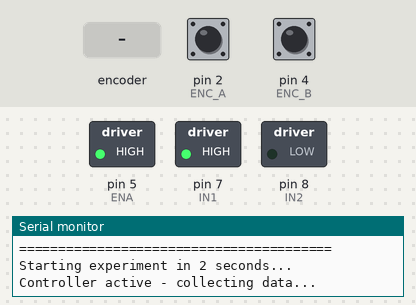
The sketch below on a simulated Arduino Uno, built with avr-gcc and run on an emulated ATmega328P. Shown: switched loads named in the sketch (green lamp = pin HIGH), the last lines printed to the serial monitor. The test bench sets the inputs (shaded band); at power-on: pin 2 (ENC_A) HIGH, pin 4 (ENC_B) HIGH.

Above: at 3.2 s.
3.3 s: rotary encoder on pin 2 (ENC_A) / pin 4 (ENC_B) turned 3 steps (first pin leading)
At 4.5 s:
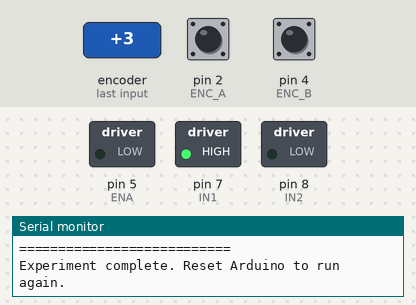
Timing chart, 0 to 6.3 s (numbered marks = the images above; inputs shaded):
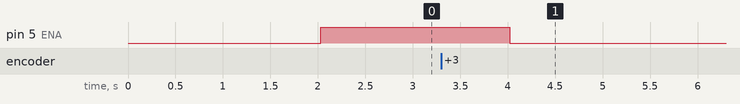

The sketch:

lab7_closed_loop_control.ino
```cpp
/*
 * Closed-Loop DC Motor Speed Control
 * Mechatronics Lab, Session 7 - University of Tehran
 *
 * Runs the discrete controller u[k] = b0*e[k] + b1*e[k-1] + b2*e[k-2]
 *                                     - a1*u[k-1] - a2*u[k-2]
 * in a 200 Hz Timer1 ISR, drives the motor in both directions through the
 * L298N, logs 2 s of speed data and then prints it over serial for
 * Matlab/lab7_closed_loop_logger.m.
 *
 * To switch controllers, uncomment one coefficient set below. The
 * coefficients come from Matlab/lab7_controller_design.m.
 *
 * Requires the TimerOne library (Library Manager: "TimerOne").
 *
 * Wiring:
 *   Encoder A -> D2 (INT0), Encoder B -> D4
 *   L298N ENA -> D5 (PWM), IN1 -> D7, IN2 -> D8, motor supply 12 V
 */

#include <Arduino.h>
#include <TimerOne.h>

// ================= USER SETTINGS =================
const float TARGET_RPM = 800.0;  // Speed setpoint

// Controller coefficients (paste from MATLAB). Uncomment ONE set.
// These are the values used in the lab; lab7_controller_design.m
// reproduces them to within 0.03%.

// Controller 1: moderate damping (zeta = 0.4, wn = 33)
float b0 = 0.278213, b1 = -0.480337, b2 = 0.207326;
float a1 = -1.986843, a2 = 0.986887;

// Controller 2: high damping (zeta = 0.75, wn = 42) - recommended
// float b0 = 0.584569, b1 = -1.032467, b2 = 0.455886;
// float a1 = -1.968746, a2 = 0.968990;

// Controller 3: high speed (zeta = 0.24, wn = 99) - unstable at 200 Hz
// float b0 = 0.942001, b1 = -1.249796, b2 = 0.414541;
// float a1 = -1.976380, a2 = 0.976520;

// ================= PIN DEFINITIONS =================
const uint8_t ENC_A = 2;  // Encoder channel A (INT0)
const uint8_t ENC_B = 4;  // Encoder channel B
const uint8_t ENA = 5;    // H-bridge enable (PWM, Timer0)
const uint8_t IN1 = 7;    // H-bridge direction 1
const uint8_t IN2 = 8;    // H-bridge direction 2

// ================= SYSTEM CONSTANTS =================
const float TICKS_PER_REV = 100.0f;         // Encoder resolution
const uint16_t FS_HZ = 200;                 // Sampling frequency (Hz)
const uint32_t Ts_us = 1000000UL / FS_HZ;   // Sampling period (us)
const uint16_t N_SAMPLES = 400;             // Logged samples (2 s)

// ================= STATE VARIABLES =================
// Controller state
volatile float currentRPM = 0.0;
volatile float e_k1 = 0, e_k2 = 0;  // Error history
volatile float u_k1 = 0, u_k2 = 0;  // Control output history

// Encoder state
volatile long ticks = 0;
volatile long ticks_prev = 0;

// Data logging
volatile float logActual[N_SAMPLES];
volatile uint16_t sampleIdx = 0;
volatile bool captureDone = false;

// ================= INTERRUPT SERVICE ROUTINES =================

// Encoder ISR: rising edge of channel A, channel B gives the direction
void isrEncA() {
  if (digitalRead(ENC_B)) {
    ticks++;  // Clockwise (CW)
  } else {
    ticks--;  // Counter-clockwise (CCW)
  }
}

// Control ISR: Timer1 at 200 Hz, runs the difference equation
void controlISR() {
  if (captureDone) return;

  // 1. Speed from the tick change over one sample period
  long t = ticks;
  long dt = t - ticks_prev;
  ticks_prev = t;
  currentRPM = ((float)dt / TICKS_PER_REV) * (60.0f * (float)FS_HZ);

  // 2. Error
  float e_k = TARGET_RPM - currentRPM;

  // 3. Control law
  // u[k] = b0*e[k] + b1*e[k-1] + b2*e[k-2] - a1*u[k-1] - a2*u[k-2]
  float u_k = (b0 * e_k) + (b1 * e_k1) + (b2 * e_k2)
              - (a1 * u_k1) - (a2 * u_k2);

  // 4. Saturation: clamp to the PWM range. The clamped value is what
  //    goes into the history, which keeps the controller from winding up.
  if (u_k > 255.0f) u_k = 255.0f;
  if (u_k < -255.0f) u_k = -255.0f;

  // 5. Shift the history for the next sample
  e_k2 = e_k1;
  e_k1 = e_k;
  u_k2 = u_k1;
  u_k1 = u_k;

  // 6. Signed effort -> direction + PWM magnitude
  int pwmOut = (int)u_k;
  if (pwmOut >= 0) {
    // Positive effort: forward
    digitalWrite(IN1, HIGH);
    digitalWrite(IN2, LOW);
  } else {
    // Negative effort: reverse (braking)
    digitalWrite(IN1, LOW);
    digitalWrite(IN2, HIGH);
    pwmOut = -pwmOut;
  }
  analogWrite(ENA, pwmOut);

  // 7. Logging
  if (sampleIdx < N_SAMPLES) {
    logActual[sampleIdx] = currentRPM;
    sampleIdx++;
  } else {
    // Experiment complete: stop the motor
    captureDone = true;
    analogWrite(ENA, 0);
  }
}

// ================= MAIN PROGRAM =================

void setup() {
  Serial.begin(115200);
  while (!Serial) {
    ;  // Wait for the serial port
  }

  // Encoder pins with pull-ups
  pinMode(ENC_A, INPUT_PULLUP);
  pinMode(ENC_B, INPUT_PULLUP);
  attachInterrupt(digitalPinToInterrupt(ENC_A), isrEncA, RISING);

  // Motor driver pins
  pinMode(ENA, OUTPUT);
  pinMode(IN1, OUTPUT);
  pinMode(IN2, OUTPUT);

  // Motor stopped
  digitalWrite(IN1, HIGH);
  digitalWrite(IN2, LOW);
  analogWrite(ENA, 0);

  // Startup information. F() keeps these strings in flash, which leaves
  // more of the Uno's 2 KB of RAM for the 400-sample log.
  Serial.println(F("\n========================================"));
  Serial.println(F("Mechatronics Lab 7: Closed-Loop Control"));
  Serial.println(F("========================================"));
  Serial.print(F("Target RPM: "));
  Serial.println(TARGET_RPM);
  Serial.print(F("Sampling Rate: "));
  Serial.print(FS_HZ);
  Serial.println(F(" Hz"));
  Serial.print(F("Duration: "));
  Serial.print((float)N_SAMPLES / FS_HZ);
  Serial.println(F(" seconds"));
  Serial.println(F("========================================\n"));
  Serial.println(F("Starting experiment in 2 seconds..."));
  delay(2000);

  // Timer1 drives the control loop
  Timer1.initialize(Ts_us);
  Timer1.attachInterrupt(controlISR);

  Serial.println(F("Controller active - collecting data...\n"));
}

void loop() {
  if (captureDone) {
    // Stop the control loop
    Timer1.detachInterrupt();

    // Send the logged data
    Serial.println(F("=== EXPERIMENTAL DATA START ==="));
    for (uint16_t i = 0; i < N_SAMPLES; i++) {
      Serial.println(logActual[i], 2);
    }
    Serial.println(F("=== EXPERIMENTAL DATA END ==="));

    // Steady-state statistics from the last 20 samples
    float sum = 0;
    for (uint16_t i = N_SAMPLES - 20; i < N_SAMPLES; i++) {
      sum += logActual[i];
    }
    float finalRPM = sum / 20.0;
    float error = ((TARGET_RPM - finalRPM) / TARGET_RPM) * 100.0;

    Serial.println(F("\n=== PERFORMANCE METRICS ==="));
    Serial.print(F("Target RPM: "));
    Serial.println(TARGET_RPM);
    Serial.print(F("Final RPM (avg last 20): "));
    Serial.println(finalRPM, 2);
    Serial.print(F("Steady-State Error: "));
    Serial.print(error, 2);
    Serial.println(F(" %"));
    Serial.println(F("===========================\n"));

    Serial.println(F("Experiment complete. Reset Arduino to run again."));

    // Halt
    while (1) {
      ;
    }
  }
}
```
